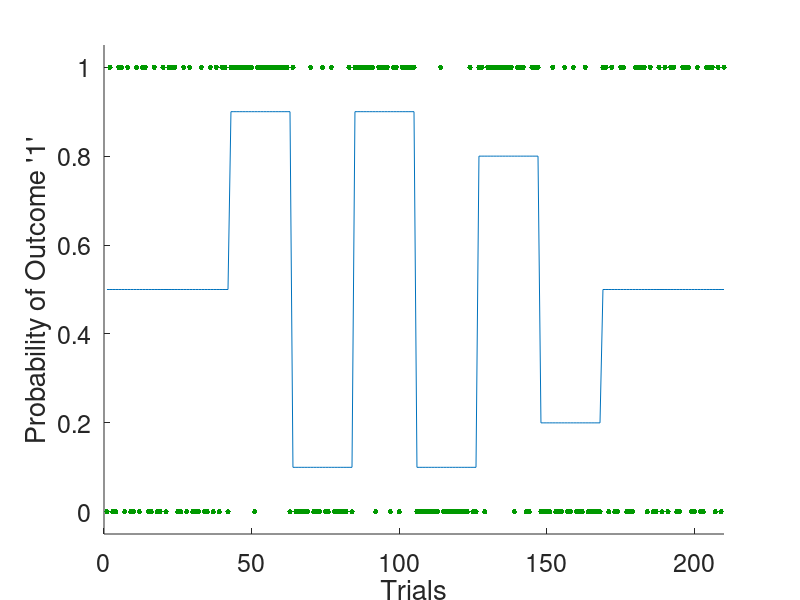

MATLAB code for this plot: (Note: this script raises an error after producing the figure.)
%--------------------------------------------------------------------------
% The purpose of this tutorial is to show you how you can understand 
% changes in parameters and simulate different artificial learners that 
% could correspond to different clinical phenotypes. Again, this tutorial
% consists of several parts:
%
% PART 1: Design your task (Repetition)
%   -> Generating a probability structure 
%   -> Generate corresponding experimental inputs
%
% PART 2: Simulating an ideal observer (Repetition)
%   -> Estimating Bayes-optimal parameters given the input structure 
%
% PART 3: Investigating parameter changes
%   -> Simulate under different parameters to understand how they impact
%   the ensuing belief trajectories
%
% PART 4: Simulating prototypical patients
%   -> Simulate two different learners and compare them
%
%--------------------------------------------------------------------------


%% Defaults
random_seed = 999; % Random seed for simulations
% Sets axis font size (this may depend on your screen size, you can
% increase it to 20, if the font is too small or decrease it).
set(0,'defaultAxesFontSize', 18); 


%% PART 1: Design your task
% Array that indicates the probability of the binary outcome = 1 for each
% experimental block
prob_struct = [0.5, 0.5, 0.9, 0.1, 0.9, 0.1, 0.8, 0.2, 0.5, 0.5];
n_trials    = 21;                  % Number of trials within a block
n_blocks    = length(prob_struct); % Number of blocks
last_trial  = n_trials*n_blocks;   % Get last trial (for plotting)

% Create the volatility structure for all trials
vol_struct = repmat(prob_struct, n_trials, 1); 
vol_struct = vol_struct(:);

% Generate some inputs
rng(random_seed); % Set random seed to make sure, we all see the same results
u = binornd(1, vol_struct);

% Plot the design
figure('units','normalized','outerposition',[0 0 .96 1])
hold on;
plot(vol_struct);
plot(u,'.', 'Color', [0 0.6 0], 'MarkerSize', 12);
hold off;
xlim([0, last_trial]);
ylim([-.05, 1.05]);
xlabel('Trials')
ylabel('Probability of Outcome ''1''')


%% PART 2: Generate an ideal observer
% Now let's generate an ideal observer again. However, this time we will
% use a slightly more complex model in which we can also specify a drift 
% at the third level that formalizes the idea that participants may 
% experience the environment as increasingly volatile or increasingly 
% stable over time.

% Get Bayes optimal parameters given the input
bopars = tapas_fitModel([], u,...           % experimental input
    'kcni_hgf_ar1_lvl3_config',...      % perceptual model function
    'tapas_bayes_optimal_binary_config',... % observational model function
    'tapas_quasinewton_optim_config');      % optimization function
% Simulate how this agent would respond to seeing this input.
sim = tapas_simModel(u,...
    'kcni_hgf_ar1_lvl3', bopars.p_prc.p,...
    'tapas_unitsq_sgm', 5,...
    random_seed);
plot_hgf_binary_traj(sim);
hold on; plot(vol_struct, 'k:'); hold off; % Plot volatility structure 


%% PART 3: Investigate parameter changes
% To understand what the parameters do it is helpful to see how changes in
% the parameters affect the belief trajectories. 
% Choose a parameter to vary, possible options are:
% 'ka2'     -> Coupling between hierarchical levels (Phasic learning rate)
% 'om2'     -> Learning rate at second level (Tonic learning rate) 
% 'th'      -> Meta-volatility
% 'm3'      -> Equilibrium/Attractor point for drift at third level
% 'phi3'    -> Drift rate at third level

parameter = 'ka2'; % Change the parameter you want to investigate
[parameter_idx, parameter_name, parameter_array] = get_hgf_parameter_index(parameter);

% Simulate trajectories for different parameter values, while keeping the
% other parameters fixed to the parameters of the ideal observer.
sims = cell(0);
for idx_sim = 1: length(parameter_array)
    sims{idx_sim} = tapas_simModel(u, ...
        'kcni_hgf_ar1_lvl3',...
        [bopars.p_prc.p(1:parameter_idx-1) parameter_array(idx_sim) bopars.p_prc.p(parameter_idx+1:end)],...
        'tapas_unitsq_sgm', 5,...
        random_seed);
end

% And let's look at them
plot_multiple_hgf_traj(sims, parameter_name, parameter_array);
hold on;  h = plot(vol_struct, 'k:'); h.Annotation.LegendInformation.IconDisplayStyle = 'off'; hold off; % Plot volatility structure 

% Feel free to try out different parameters to learn how they will affect
% the belief trajectories.


%% PART 4: Simulate prototypical patients
% Now, you can generate some prototypical patients by specifying which
% parameter will be affected and by specifying a value for this parameter.
% If you select a parameter value that is too high or too low the inversion
% may not work. To be on the safe side, you can use parameters in the
% range of PART 3 (you can also look at the ranges for all parameters in
% the get_hgf_parameter_index() function. These are tested and should work.
% Note, that the parameter range that is sensible may also vary with your
% input structure.

% Let's give this simulation a name
simulation_name = 'Early Psychosis';
% What should we call our artifical agents?
person1_name = 'Patient 1';
person2_name = 'Patient 2';

% Simulate first person
parameter = 'm3';       % You can also generate hypothesis using other parameters 
parameter_value = -1;    % Or other parameter values
parameter_idx = get_hgf_parameter_index(parameter);

person1 = tapas_simModel(u, ...
        'kcni_hgf_ar1_lvl3' ,...
        [bopars.p_prc.p(1:parameter_idx-1) parameter_value bopars.p_prc.p(parameter_idx+1:end)],...
        'tapas_unitsq_sgm', 5,...
        random_seed);

% Simulate second person
parameter = 'm3';       % You can also generate hypothesis using other parameters 
parameter_value = 3;   % Or other parameter values
parameter_idx = get_hgf_parameter_index(parameter);

person2 = tapas_simModel(u, ...
        'kcni_hgf_ar1_lvl3' ,...
        [bopars.p_prc.p(1:parameter_idx-1) parameter_value bopars.p_prc.p(parameter_idx+1:end)],...
        'tapas_unitsq_sgm', 5,...
        random_seed);

% Plot the two artifical agents together 
plot_multiple_hgf_traj({person1, person2}, simulation_name, {person1_name, person2_name});
hold on;  h = plot(vol_struct, 'k:'); h.Annotation.LegendInformation.IconDisplayStyle = 'off'; hold off; % Plot volatility structure 
 


